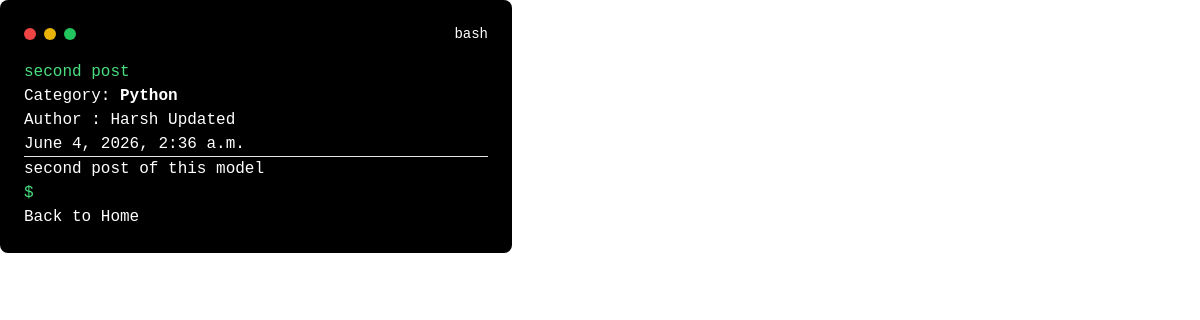
The app's page /post/2/ with its own data.
### core/models.py (models this page shows, shortened)
class Post(models.Model):
    title = models.CharField(max_length=200)
    content = models.TextField()
    created_at = models.DateTimeField(auto_now_add=True)
    author = models.CharField(max_length=200, default='Unknown')
    is_published = models.BooleanField(default=False)
    category = models.ForeignKey(
        Category,
        on_delete = models.SET_NULL,
        null = True,
        blank = True
    )

class Category(models.Model):
    name = models.CharField(max_length=100)
    description = models.TextField(blank=True)
    class Meta:
        verbose_name_plural = "Categories"

### core/views.py (the view)
# urls.py: path("post/<int:post_id>/", views.post_detail, name='post_detail'),
def post_detail(request, post_id):
    post = get_object_or_404(Post, id=post_id)
    context = {
        'post': post,
    }
    return render(request, 'core/post_detail.html', context)

### core/templates/core/post_detail.html (shortened to what this page needs)
<!DOCTYPE html>
<html lang="en">
<head>
    <script src="https://cdn.tailwindcss.com"></script>
</head>
<body>
    <aside class="bg-black text-white p-6 rounded-lg w-full max-w-lg font-mono">
            <div class="flex justify-between items-center">
                <div class="flex space-x-2 text-red-500">
                <div class="w-3 h-3 rounded-full bg-red-500"></div>
                <div class="w-3 h-3 rounded-full bg-yellow-500"></div>
                <div class="w-3 h-3 rounded-full bg-green-500"></div>
                </div>
                <p class="text-sm">bash</p>
            </div>
            <div class="mt-4">
                <p class="text-green-400">{{ post.title }}</p>
                {% if post.category %}
                <p>Category: <strong> {{ post.category.name }}</strong></p>
                {% else %}
                <p>Category: Uncategorized</p>
                {% endif %}
                <p>Author : {{ post.author }}</p>
                <p class="text-white">{{ post.created_at }}</p>
                <hr>
                <p class="text-white">{{ post.content }} </p>
                <p class="text-green-400">$</p>
                <a href="/">Back to Home</a>
            </div>
    </aside>
</body>
</html>

### records on screen
Post: title "second post", category.name "Python", author "Harsh Updated", created_at "June 4, 2026, 2:36 a.m.", content "second post of this model"
